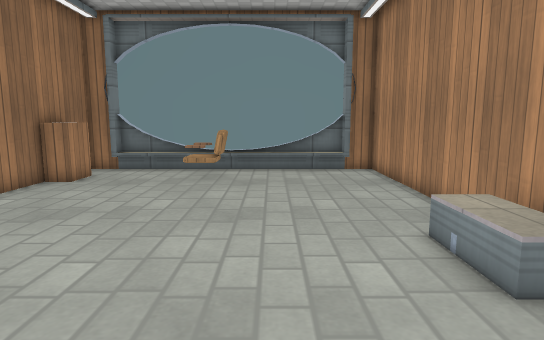
[1] (above)

12 first-person views from a walk through a level from a Godot 3-D game. The camera is 1.2 m above the floor, tilts 8° down and sees 75° across. The floor is counted in squares, 0.5 m on a side. Each view is taken from the middle of a square. On the plan, view 1 faces up. The plan holds only what a view shows up to about 20 squares ahead; the rest is blank. Surface patterns are stand-ins for the level's own textures.

[2]
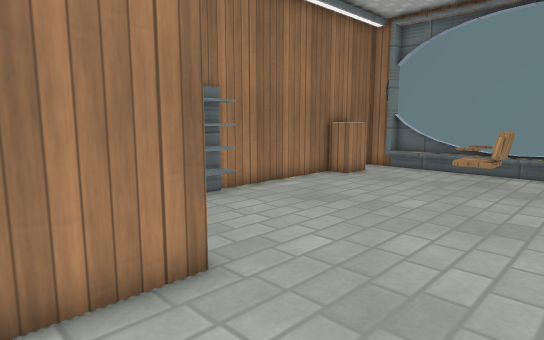

[3]
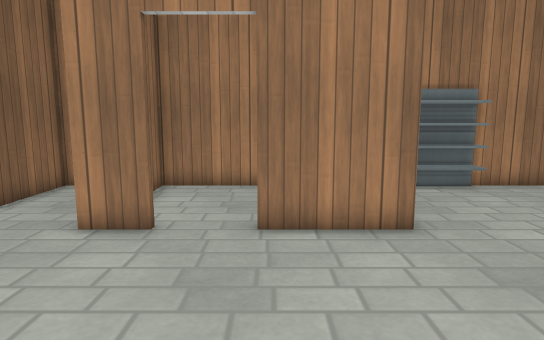

[4]
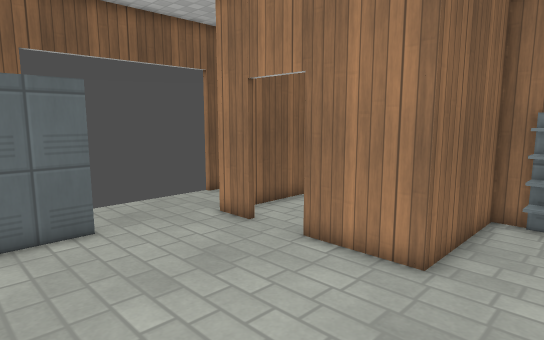

[5]
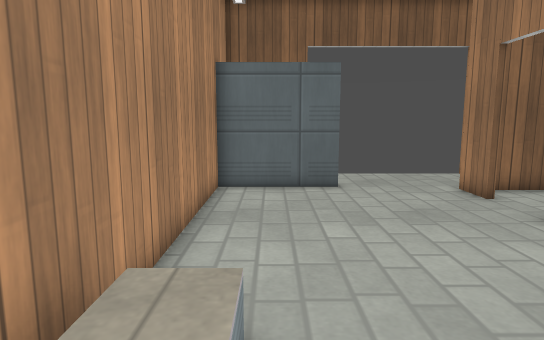

[6]
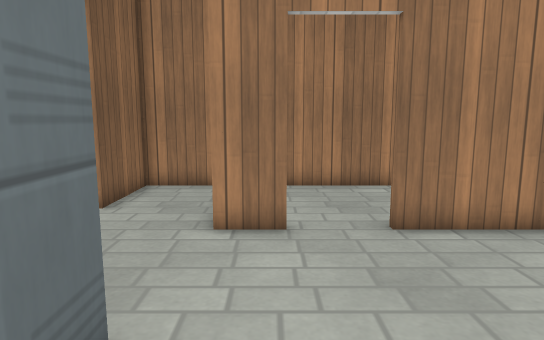

[7]
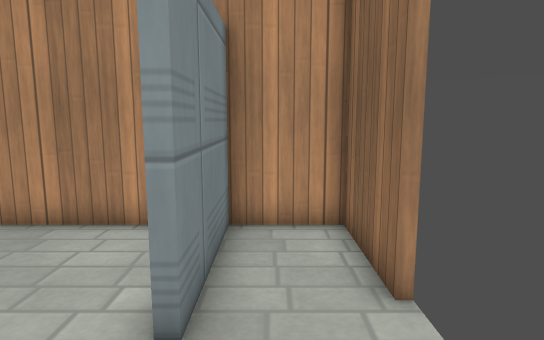

[8]
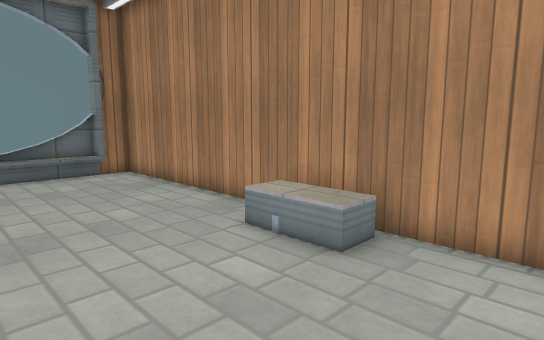

[9]
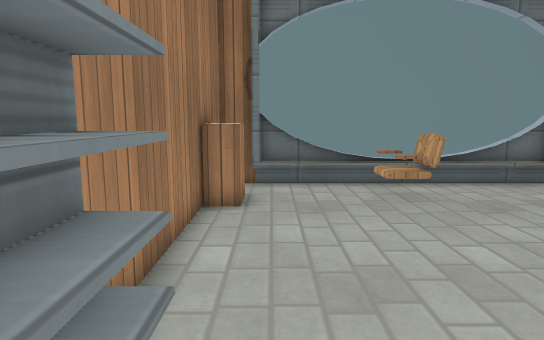

[10]
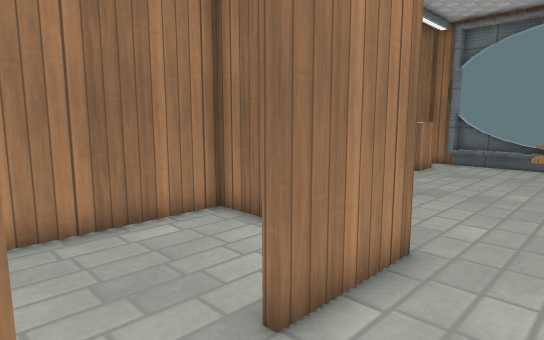

[11]
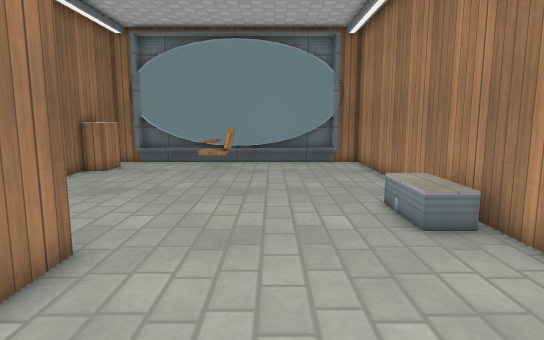

[12]
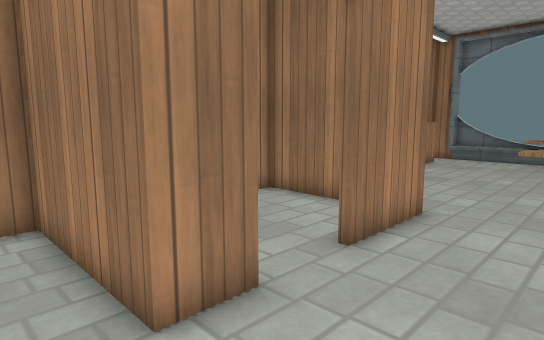

### Floor plan
Key: @ floor where view 1 was taken; # wall or solid block; x gap in a wall; . main floor; : floor 0.5 m higher than the main floor; / step, stairs or slope; = window, fence, low wall or low ledge; ^ raised ledge; C chair; O other object.
Columns run from 9 left of view 1 to 5 right of it. Each row starts with its distance up from view 1.
 18 ###=       =###
 17 ##=/////////###
 16 #..../CC......#
 15 ^^....OC......#
 14 ^^....xC......#
 13 #.............#
 12 #.............#
 11 #.............#
 10 #.............#
  9 #.............#
  8 #.............#
  7 #O.........../#
  6 #O...........:#
  5 #O...........:#
  4 #O............#
  3 ######........#
  2 #....#........#
  1 #....#........#
  0 #....#...@....#
 -1 #.............#
 -2 #.............#
 -3 #....#........#
 -4 ######........#
 -5 #.........#####
 -6 #.............#
 -7 #.............#
 -8 ####       ####

Where each view was taken, in squares from view 1:
view 1: 0 up, 0 right, facing up
view 2: 0 up, 1 right, facing up-left
view 3: 0 up, 4 right, facing left
view 4: 6 up, 4 right, facing down-left
view 5: 8 up, 3 right, facing down
view 6: 3 down, 4 right, facing left
view 7: 6 down, 3 left, facing right
view 8: 1 up, 2 left, facing up-right
view 9: 4 up, 7 left, facing up
view 10: 3 down, 1 left, facing up-left
view 11: 3 down, 0 right, facing up
view 12: 6 down, 0 right, facing up-left
